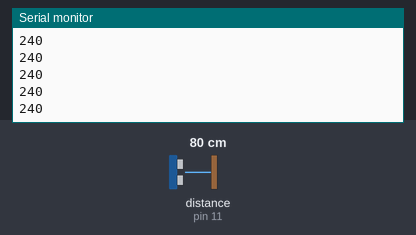
Recording of a sketch running on a simulated Arduino Uno, built with avr-gcc and run on an emulated ATmega328P. Shown: the last lines printed to the serial monitor. Wiring (inferred from the names in the program): ultrasonic range finder: trigger pin 12; echo pin 11. The inputs (shaded band) are chosen by the test bench; at power-on: distance to the obstacle (sensor on pin 11) 80 cm. The echo pulse lasts 58.3 µs per cm.

Above: at 1.2 s.
1.3 s: distance to the obstacle (sensor on pin 11) set to 2 cm
At 1.9 s:
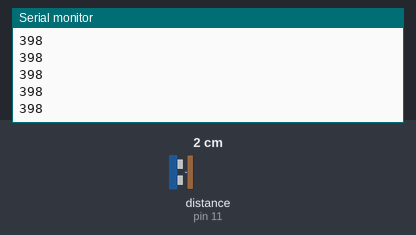
2.8 s: distance to the obstacle (sensor on pin 11) set to 4 cm
At 3.5 s:
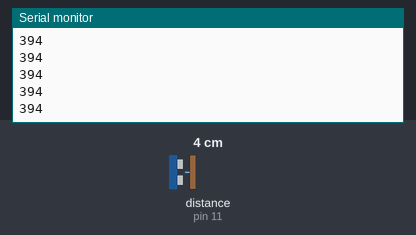
Timing chart, 0 to 5.8 s (numbered marks = the images above; inputs shaded):
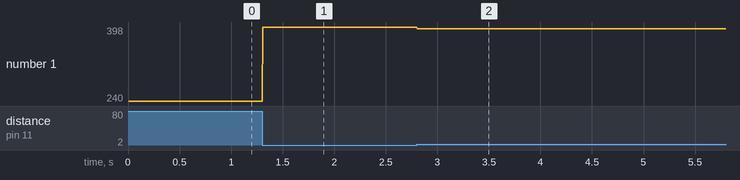

The sketch:

PingSensor.ino
```cpp
/* HC-SR04 Ultrasonic Ping Sensor

   This sketch is used with an Ultrasonic Ping Sensor, model HC-SR04.
   It detects the distance by sending out a pulse and listening for the echo.
   The distance is calculated using the speed of sound.

   Circuit:
    * +V connection of the HC-SR04 attached to +5V
    * trig connection of the HC-SR04 attached to Digital 3
    * echo connection of the HC-SR04 attached to Digital 4
    * GND connection of the HC-SR04 attached to ground

   Coded on October 4, 2013
   by: Justin Chang
   http://www.justinkjchang.com

  This code is public from http://github.com/justinkjchang

 */

// initialize variables
int pingPin = 12; // Out trigger
int echoPin = 11; // In echo
int toggle = 0; // for noise reduction
int prevDistance = 0;
int currDistance = 0;
int limit = 200; //limit as 2m

void setup() {
  // initialize serial communication:
  Serial.begin(57600);
}

void loop()
{
  // variables for duration of ping
long duration, inches, cm;

  // LOW pulse to ensure a clean HIGH pulse
  // module trigered by HIGH pulse of >= 2 microseconds
  pinMode(pingPin, OUTPUT);
  digitalWrite(pingPin, LOW);
  delayMicroseconds(2);
  digitalWrite(pingPin, HIGH);
  delayMicroseconds(5);
  digitalWrite(pingPin, LOW);

  // echoPin reads for a pulse, duration time is the time from the
  // sending of the ping to when the echo off the object is received
  pinMode(echoPin, INPUT);
  duration = pulseIn(echoPin, HIGH);

 // convert the time into a distance
  cm = microsecondsToCentimeters(duration);

  // used for noise reduction & distance jumps
  // check difference betwen current distance and previous distance
  if (toggle == 0){
    prevDistance = cm;
    toggle = 1;
  } else {
    currDistance = cm;
    toggle = 0;
  }

//  if (currDistance > (prevDistance + 50) || currDistance == prevDistance){
//
//  } else {
//    Serial.println((limit - prevDistance));
//  }

  // reverse distance using a limit to reverse graph function
  if (currDistance < (prevDistance * 3) || currDistance > (prevDistance / 3)){
    Serial.println((limit - prevDistance) * 2);
  }

  delay(5);
  //Serial.print("cm ");
  //Serial.println();
}

long microsecondsToCentimeters(long microseconds)
{
  // speed of sound is 340 m/s or 29 us/cm
  // to find distance, divide the distance travelled by half since the ping
  // is sent out and then comes back
  return microseconds / 29 / 2;
}
```

Measured:
- after the input at 1.3 s, the serial monitor: prints a new line at once (image 1)
- after the input at 2.8 s, the serial monitor: prints a new line at once (image 2)
- plotted number 1: 240 → 398 after the input at 1.3 s, 398 → 394 after the input at 2.8 s
